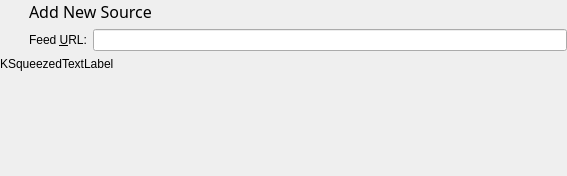
<?xml version="1.0" encoding="UTF-8"?>
<ui version="4.0">
 <class>Akregator::AddFeedWidgetBase</class>
 <widget class="QWidget" name="Akregator::AddFeedWidgetBase">
  <property name="geometry">
   <rect>
    <x>0</x>
    <y>0</y>
    <width>567</width>
    <height>176</height>
   </rect>
  </property>
  <property name="windowTitle">
   <string>Add Feed</string>
  </property>
  <layout class="QVBoxLayout">
   <property name="spacing">
    <number>6</number>
   </property>
   <property name="leftMargin">
    <number>0</number>
   </property>
   <property name="topMargin">
    <number>0</number>
   </property>
   <property name="rightMargin">
    <number>0</number>
   </property>
   <property name="bottomMargin">
    <number>0</number>
   </property>
   <item>
    <layout class="QHBoxLayout">
     <property name="spacing">
      <number>6</number>
     </property>
     <property name="leftMargin">
      <number>0</number>
     </property>
     <property name="topMargin">
      <number>0</number>
     </property>
     <property name="rightMargin">
      <number>0</number>
     </property>
     <property name="bottomMargin">
      <number>0</number>
     </property>
     <item>
      <widget class="QLabel" name="pixmapLabel1">
       <property name="sizePolicy">
        <sizepolicy hsizetype="Fixed" vsizetype="Fixed">
         <horstretch>0</horstretch>
         <verstretch>0</verstretch>
        </sizepolicy>
       </property>
       <property name="scaledContents">
        <bool>false</bool>
       </property>
      </widget>
     </item>
     <item>
      <spacer>
       <property name="orientation">
        <enum>Qt::Horizontal</enum>
       </property>
       <property name="sizeType">
        <enum>QSizePolicy::Fixed</enum>
       </property>
       <property name="sizeHint" stdset="0">
        <size>
         <width>16</width>
         <height>20</height>
        </size>
       </property>
      </spacer>
     </item>
     <item>
      <layout class="QGridLayout">
       <property name="leftMargin">
        <number>0</number>
       </property>
       <property name="topMargin">
        <number>0</number>
       </property>
       <property name="rightMargin">
        <number>0</number>
       </property>
       <property name="bottomMargin">
        <number>0</number>
       </property>
       <property name="spacing">
        <number>6</number>
       </property>
       <item row="1" column="1" colspan="2">
        <widget class="QLineEdit" name="urlEdit">
         <property name="minimumSize">
          <size>
           <width>200</width>
           <height>0</height>
          </size>
         </property>
         <property name="showClearButton" stdset="0">
          <bool>true</bool>
         </property>
        </widget>
       </item>
       <item row="0" column="0" colspan="3">
        <widget class="QLabel" name="textLabel1">
         <property name="font">
          <font>
           <family>Sans Serif</family>
           <pointsize>12</pointsize>
           <weight>50</weight>
           <italic>false</italic>
           <bold>false</bold>
           <underline>false</underline>
           <strikeout>false</strikeout>
          </font>
         </property>
         <property name="text">
          <string>Add New Source</string>
         </property>
        </widget>
       </item>
       <item row="1" column="0">
        <widget class="QLabel" name="textLabel3">
         <property name="sizePolicy">
          <sizepolicy hsizetype="Maximum" vsizetype="Preferred">
           <horstretch>0</horstretch>
           <verstretch>0</verstretch>
          </sizepolicy>
         </property>
         <property name="text">
          <string>Feed &amp;URL:</string>
         </property>
         <property name="buddy">
          <cstring>urlEdit</cstring>
         </property>
        </widget>
       </item>
      </layout>
     </item>
    </layout>
   </item>
   <item>
    <widget class="KSqueezedTextLabel" name="statusLabel">
     <property name="text">
      <string notr="true">KSqueezedTextLabel</string>
     </property>
    </widget>
   </item>
   <item>
    <spacer>
     <property name="orientation">
      <enum>Qt::Vertical</enum>
     </property>
     <property name="sizeType">
      <enum>QSizePolicy::Expanding</enum>
     </property>
     <property name="sizeHint" stdset="0">
      <size>
       <width>20</width>
       <height>50</height>
      </size>
     </property>
    </spacer>
   </item>
  </layout>
 </widget>
 <customwidgets>
  <customwidget>
   <class>KSqueezedTextLabel</class>
   <extends>QLabel</extends>
   <header>ksqueezedtextlabel.h</header>
  </customwidget>
 </customwidgets>
 <resources/>
 <connections/>
</ui>
